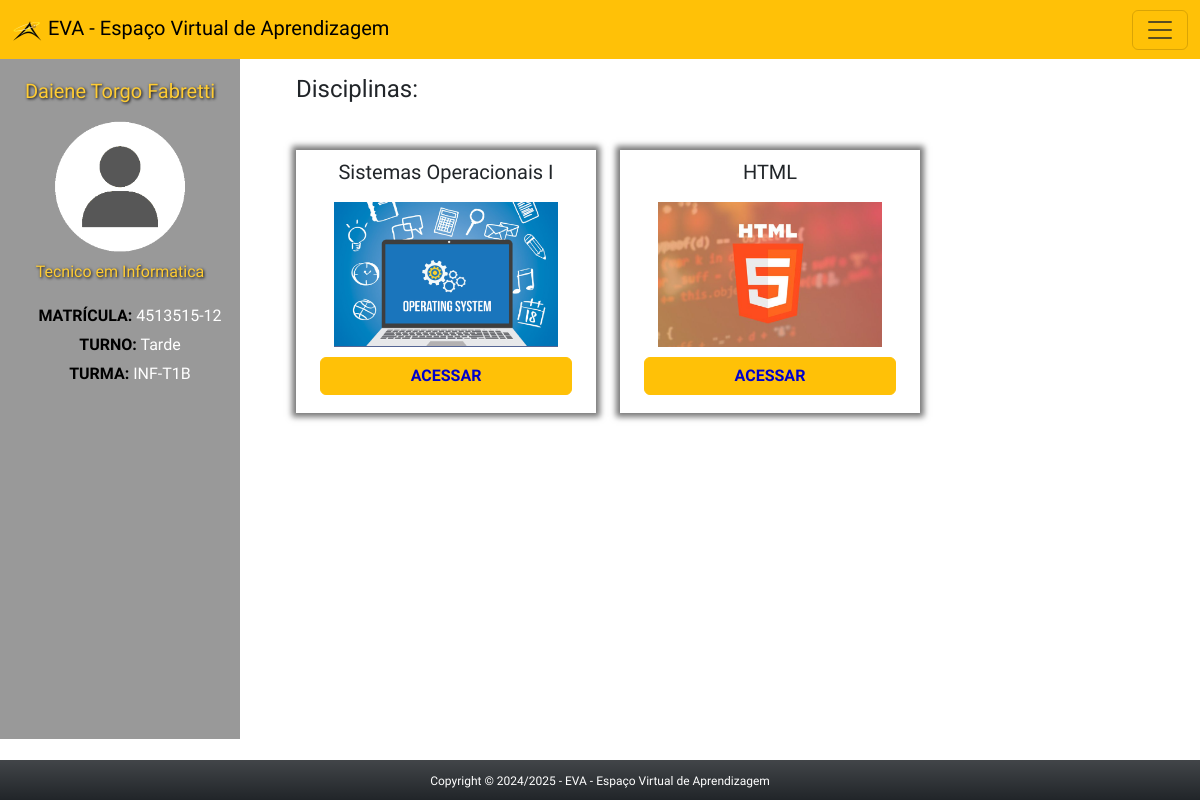
Page /app/view/acessoAluno.php (signed in) on the committed database.
### tables this page shows
CREATE TABLE `disciplinas` (
  `id_disciplina` int(11) NOT NULL,
  `nome` varchar(60) NOT NULL,
  `thumb` varchar(20) NOT NULL DEFAULT 'thumb.png',
  `logo` varchar(90) DEFAULT 'logo.png',
  `curso` int(11) NOT NULL,
  `pre_requisito` varchar(90) NOT NULL DEFAULT 'Nenhum',
  `quem_editou` varchar(60) NOT NULL DEFAULT 'Admin',
  `data_criado` timestamp NOT NULL DEFAULT CURRENT_TIMESTAMP,
  `data_editado` timestamp NOT NULL DEFAULT CURRENT_TIMESTAMP ON UPDATE CURRENT_TIMESTAMP
);

### app/config/connect.php (called while the page is built, shortened)
<?php
abstract class Connect {
    private $servidor = 'localhost';
    private $user = 'root';
    private $pass = 'usbw';
    private $banco = 'eva';
    private function connect() {
        $this->conn = new PDO("mysql:host=$this->servidor;dbname=$this->banco", $this->user, $this->pass);
    }
}
?>

### app/model/aluno.php (called while the page is built, shortened)
<?php
require_once '../config/connect.php';
class Aluno extends Connect {
    private $tabela = 'alunos';
        public function showAlunoRA($ra){
        $sql = "SELECT a.nome_aluno, a.status_aluno, a.avatar, a.ra, a.cpf, a.email, a.fone, a.curso_id, c.nome_curso, tu.turno, t.nome_turma
        FROM $this->tabela as a
        LEFT JOIN cursos AS c ON a.curso_id = c.id_curso
        LEFT JOIN turmas AS t ON a.ra = t.aluno_ra
        LEFT JOIN turnos AS tu ON t.turno_id = tu.id_turno
        WHERE ra = :ra LIMIT 1";
        $stmt = $this->conn->prepare($sql);
        $stmt->bindParam(':ra', $ra, PDO::PARAM_STR);
        $stmt->execute();
        $result = $stmt->fetchAll(PDO::FETCH_ASSOC);
        return $result;
    }
}
?>

### app/model/disciplina.php (called while the page is built, shortened)
<?php
require_once '../config/connect.php';
class Disciplina extends Connect{
    private $tabela = 'disciplinas';
    public function consultarDisciplinaAluno($ra){
        $sql = "SELECT d.id_disciplina, d.nome, d.thumb
        FROM $this->tabela as d
        LEFT JOIN turmas as t ON disciplina_id = id_disciplina
        WHERE t.aluno_ra = :ra AND t.ativa = 1";
        $stmt = $this->conn->prepare($sql);
        $stmt->bindParam(':ra', $ra, PDO::PARAM_INT);
        $stmt->execute();
        $result = $stmt->fetchAll(PDO::FETCH_ASSOC);
        return $result;
    }
}

### app/view/acessoAluno.php (the view, shortened to what this page needs)
<?php
        if(isset($_SESSION['logado']) && $_SESSION['logado'] == true && $_SESSION['nivel'] == 1 ){
			$myra = $_SESSION['username'];
?>
<!DOCTYPE html>
<html lang="pt-br">
<head>
    <link rel="stylesheet" href="css/style.css">
</head>
<body>
    <div class="container-full">
	<?php require_once 'headerAdmin.php'; ?>
        <section class="aluno">
			<section class="flex">
				<aside class="info">
					<?php
						$aluno = new Aluno();
						$consulta = $aluno->showAlunoRA($myra);
						foreach($consulta as $linha){
							$nome = $linha['nome_aluno'];
							$ra = $linha['ra'];
							$curso = $linha['nome_curso'];
							$turno = $linha['turno'];
							$turma = $linha['nome_turma'];
					?>
					<h5><?=$nome ?></h5>
					<img src="img/avatar.png" alt="avatar do usuário" />
					<h6><?=$curso ?></h6>
					<ul>
						<li><span class="negrito">MATRÍCULA:</span>
						<?=$ra ?></li>
						<li><span class="negrito">TURNO:</span>
						<?=$turno ?></li>
						<li><span class="negrito">TURMA:</span> <?=$turma ?></li>
					</ul>
					<?php
						}
					?>
				</aside>
				<div class="disciplinas">
					<h4 class="m-3">Disciplinas:</h4>
					<div class="m-3">
											<?php
						$disciplina = new disciplina();
						$consulta = $disciplina->consultarDisciplinaAluno($myra);
						foreach($consulta as $linha){
							$disciplina = $linha['nome'];
							$thumb = $linha['thumb'];
						?>
						<figure class="ucs">
								<h5><?=$disciplina ?></h5>
							<figcaption>
								<?php
								echo "
								<img src='../../public/img/thumbs/$thumb'>";
								?>
								<button class="btn btn-warning uc">ACESSAR</button>
							</figcaption>
						</figure>
						<?php
						}
					?>
					</div>
				</div>
			</section>
        </section>
		<footer class="fixed-bottom bg-dark bg-gradient text-center text-white pt-2 pb-2">
        <span class="foot">Copyright &copy 2024/2025 - EVA - Espaço Virtual de Aprendizagem</span>
</footer>
    </div>
</body>
</html>
<?php
    }else{
        header('Location: ../index.php');
    }
?>

### app/view/css/style.css (style rules this page uses)
body, * { font-family: 'Saira', sans-serif; font-optical-sizing: auto; font-style: normal; }
.flex { display: flex; }
.info { margin-right: 40px; text-align: center; width: 240px; height: 85vh; background-color: #999; color: #fff; padding: 20px 10px; }
.info h5, .info h6 { text-align: center; color: #fC3; text-shadow: 1px 1px 3px #000; }
.info img { width: 60%; margin: 10px; }
.info ul { list-style-type: none; padding-top: 10px; padding-left: 20px; }
.info li { margin: 5px 0; }
.negrito { font-weight: bold; color: #000; }
.ucs { width: 300px; display: inline-block; margin: 30px 20px 0 0; padding: 10px; box-shadow: 0px 0px 6px 4px #777; text-align: center; }
.ucs img { width: 80%; margin: 10px 0; }
.uc { width: 90%; color: #00C; font-weight: 700; margin-bottom: 8px; }
.foot { font-size: 12px; }

### rows in the picture
disciplinas: nome "Sistemas Operacionais I", thumb (picture)
disciplinas: nome "HTML", thumb (picture)

### other values in the picture
$nome "Daiene Torgo Fabretti"
$curso "Tecnico em Informatica"
$ra "4513515-12"
$turno "Tarde"
$turma "INF-T1B"
